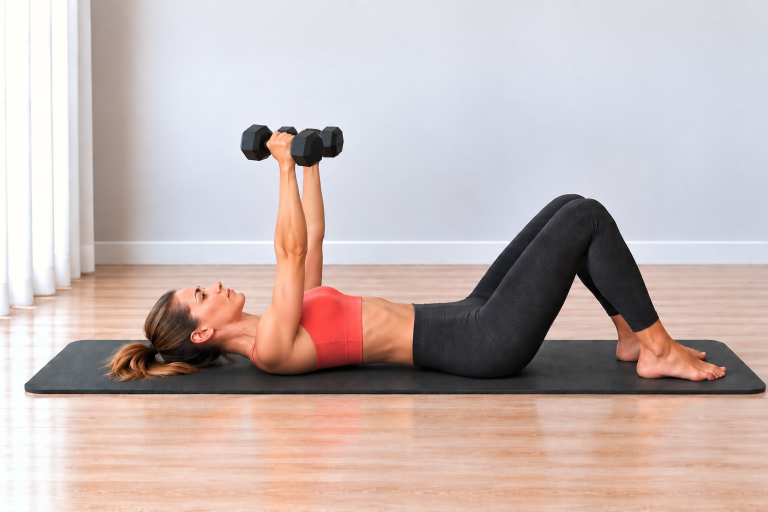
#> input picture Pilates Assets/02_Exercise_Cards/Chest Press/chest_press_hero.png, 1536 x 1024 px (shown at 1/2 size)
$ python build_chest_press_cards.py
#> lines starting #> are read from the running program, lines starting #| are printed output that depends on the picture; after the words box and inside, x2 and y2 are one past the last pixel; in counts of white or black regions, pixels touching at a corner belong together
from pathlib import Path
from PIL import Image, ImageDraw, ImageFont, ImageOps
import hashlib

ROOT = Path(__file__).resolve().parents[3]
FOLDER = ROOT / 'Pilates Assets' / '02_Exercise_Cards' / 'Chest Press'
START = FOLDER / 'chest_press_start.png'
HERO = FOLDER / 'chest_press_hero.png'
GUIDE = FOLDER / 'chest_press_guide_card_v01.png'
STEP = FOLDER / 'chest_press_step_by_step_v01.png'
BG=(244,251,250); CARD=(255,255,255); INK=(38,44,47); MUTED=(101,115,119); TEAL=(20,154,154); TEAL_D=(14,122,123); LINE=(210,232,230); SOFT=(231,247,246); WARN=(255,247,244); WARN_LINE=(242,220,216); WARN_ICON=(199,92,84)
FONT_DIR=Path(r'C:\Windows\Fonts')
GUIDE_HOW=[
('1','Lehni si na záda, pokrč kolena a chodidla polož na podložku. Činky drž u hrudníku.'),
('2','S výdechem vytlač činky nad hrudník. Zápěstí drž neutrálně a ramena daleko od uší.'),
('3','S nádechem vrať činky kontrolovaně k hrudníku a lokty pokrč přibližně do 90°.'),
]
GUIDE_WATCH='Neprohýbej bedra, nezvedej ramena k uším a neodrážej lokty od podložky.'
STEP_TEXTS=[
('KROK 1','VÝCHOZÍ POZICE',START,'Lehni si na záda, pokrč kolena a chodidla polož na podložku. Činky drž u hrudníku.'),
('KROK 2','TLAK NAHORU',HERO,'S výdechem vytlač činky nad hrudník. Zápěstí drž rovně, paže veď kontrolovaně a bedra nech klidně na podložce.'),
('KROK 3','KONTROLOVANÝ NÁVRAT',START,'S nádechem vrať činky k hrudníku. Lokty veď asi 45° od trupu a pohyb zastav lehkým dotykem paží o podložku.'),
]
STEP_WATCH='Pohyb veď z hrudníku a paží, ne z beder. Ramena nezvedej k uším, zápěstí nelámej a činky nepouštěj nekontrolovaně dolů.'

def sha256(path): return hashlib.sha256(path.read_bytes()).hexdigest()
def font(name,size):
    for c in (FONT_DIR/name,FONT_DIR/'arial.ttf',FONT_DIR/'segoeui.ttf'):
        if c.exists(): return ImageFont.truetype(str(c),size)
    return ImageFont.load_default()
F={'title':font('arialbd.ttf',46),'h2':font('arialbd.ttf',25),'h3':font('arialbd.ttf',20),'body':font('arial.ttf',22),'small':font('arial.ttf',17),'small_b':font('arialbd.ttf',17),'tiny':font('arial.ttf',14),'step_title':font('arialbd.ttf',38),'step_h':font('arialbd.ttf',24),'step_body':font('arial.ttf',23)}
def rounded(d,box,radius=28,fill=CARD,outline=LINE,width=2): d.rounded_rectangle(box,radius=radius,fill=fill,outline=outline,width=width)
def wrap_text(d,text,fnt,maxw):
    words=text.split(); lines=[]; cur=''
    for w in words:
        test=(cur+' '+w).strip()
        if d.textbbox((0,0),test,font=fnt)[2] <= maxw or not cur: cur=test
        else: lines.append(cur); cur=w
    if cur: lines.append(cur)
    return lines
def draw_wrapped(d,xy,text,fnt,fill,maxw,line_gap=7):
    x,y=xy
    for line in wrap_text(d,text,fnt,maxw):
        d.text((x,y),line,font=fnt,fill=fill); y += d.textbbox((0,0),line,font=fnt)[3]+line_gap
    return y
def fit_image(path,size): return ImageOps.fit(Image.open(path).convert('RGB'),size,method=Image.Resampling.LANCZOS,centering=(0.5,0.5))
def paste_round(base,im,box,radius=22):
    x1,y1,x2,y2=box; size=(x2-x1,y2-y1)
    if im.size != size: im=im.resize(size,Image.Resampling.LANCZOS)
    mask=Image.new('L',size,0); ImageDraw.Draw(mask).rounded_rectangle((0,0,size[0],size[1]),radius=radius,fill=255); base.paste(im,(x1,y1),mask)
def center_text(d,box,text,fnt,fill):
    x1,y1,x2,y2=box; b=d.textbbox((0,0),text,font=fnt); d.text((x1+(x2-x1-(b[2]-b[0]))/2,y1+(y2-y1-(b[3]-b[1]))/2-2),text,font=fnt,fill=fill)
def pill(d,xy,text,fnt,fill=SOFT,outline=LINE,txt=TEAL_D):
    x,y=xy; b=d.textbbox((0,0),text,font=fnt); px,py=16,8; box=(x,y,x+b[2]-b[0]+px*2,y+b[3]-b[1]+py*2)
    d.rounded_rectangle(box,radius=16,fill=fill,outline=outline,width=1); d.text((x+px,y+py-1),text,font=fnt,fill=txt); return box[2]+8
def draw_icon(d,center,kind,color=TEAL):
    x,y=center
    if kind=='breath': d.arc((x-8,y-8,x+8,y+8),25,320,fill=color,width=3); d.line((x+7,y-8,x+12,y-8,x+12,y-3),fill=color,width=3)
    elif kind=='focus': d.ellipse((x-8,y-8,x+8,y+8),outline=color,width=3); d.ellipse((x-3,y-3,x+3,y+3),fill=color)
    elif kind=='repeat': d.arc((x-9,y-7,x+9,y+7),200,20,fill=color,width=3); d.polygon([(x+8,y-8),(x+14,y-5),(x+9,y-1)],fill=color)
    elif kind=='warn': d.polygon([(x,y-10),(x-10,y+9),(x+10,y+9)],outline=color,width=3); d.line((x,y-3,x,y+3),fill=color,width=2); d.ellipse((x-1,y+6,x+1,y+8),fill=color)
def build_guide():
    img=Image.new('RGB',(780,1688),BG); d=ImageDraw.Draw(img)
    rounded(d,(34,34,746,132),28,CARD,LINE,2); d.text((62,56),'TLAKY S ČINKAMI VLEŽE',font=F['title'],fill=INK); draw_wrapped(d,(62,107),'Posiluje hrudník, ramena a tricepsy. Učí kontrolovaný tlak činek vleže.',F['tiny'],MUTED,650,2)
    x=62; x=pill(d,(x,142),'Lehké činky',F['small_b']); pill(d,(x,142),'Hrudník a paže',F['small_b'])
    rounded(d,(34,196,746,653),28,CARD,LINE,2); paste_round(img,fit_image(HERO,(680,393)),(50,218,730,611),22)
    mini_y,mini_w,mini_h,gap=675,218,146,22; xs=[34,34+mini_w+gap,34+2*(mini_w+gap)]; labels=[('START','Lokty pokrčené'),('TLAK','Činky nad hrudník'),('NÁVRAT','Kontroluj dolů')]
    for i,(x0,(label,caption),path) in enumerate(zip(xs,labels,[START,HERO,START]),1):
        rounded(d,(x0,mini_y,x0+mini_w,mini_y+mini_h+58),22,CARD,LINE,2); paste_round(img,fit_image(path,(mini_w-22,mini_h)),(x0+11,mini_y+10,x0+mini_w-11,mini_y+10+mini_h),16)
        d.ellipse((x0+15,mini_y+15,x0+43,mini_y+43),fill=TEAL); center_text(d,(x0+15,mini_y+15,x0+43,mini_y+43),str(i),F['tiny'],(255,255,255)); center_text(d,(x0+8,mini_y+mini_h+14,x0+mini_w-8,mini_y+mini_h+40),label,F['small_b'],INK); center_text(d,(x0+8,mini_y+mini_h+38,x0+mini_w-8,mini_y+mini_h+57),caption,F['tiny'],MUTED)
    info_y,box_w,box_h=915,218,142; info=[('breath','DECH','Výdech při vytlačení. Nádech při návratu.'),('focus','ZAMĚŘ SE','Zápěstí neutrální, ramena daleko od uší.'),('repeat','OPAKOVÁNÍ','Plynule podle dávky v tréninku.')]
    for x0,(kind,head,body) in zip(xs,info): rounded(d,(x0,info_y,x0+box_w,info_y+box_h),22,CARD,LINE,2); draw_icon(d,(x0+28,info_y+30),kind); d.text((x0+48,info_y+18),head,font=F['small_b'],fill=TEAL_D); draw_wrapped(d,(x0+18,info_y+56),body,F['small'],INK,box_w-36,4)
    rounded(d,(34,1090,746,1412),26,CARD,LINE,2); d.text((62,1120),'JAK PROVÉST',font=F['h2'],fill=INK); y=1165
    for number,text in GUIDE_HOW: d.ellipse((62,y+2,92,y+32),fill=SOFT,outline=LINE,width=1); center_text(d,(62,y+2,92,y+32),number,F['small_b'],TEAL_D); y=draw_wrapped(d,(106,y),text,F['body'],INK,590,7)+12
    rounded(d,(34,1440,746,1618),26,WARN,WARN_LINE,2); draw_icon(d,(64,1473),'warn',WARN_ICON); d.text((92,1457),'HLÍDEJ SI',font=F['h3'],fill=INK); draw_wrapped(d,(62,1500),GUIDE_WATCH,F['body'],INK,640,7); d.text((54,1640),'Moovka',font=F['tiny'],fill=MUTED); img.save(GUIDE)
def build_step():
    img=Image.new('RGB',(780,2280),BG); d=ImageDraw.Draw(img); rounded(d,(34,34,746,126),28,CARD,LINE,2); d.text((62,56),'Krok za krokem',font=F['step_title'],fill=INK); d.text((62,98),'TLAKY S ČINKAMI VLEŽE',font=F['small_b'],fill=TEAL_D); y=160
    for step_label,heading,photo,body in STEP_TEXTS:
        card_h=545; rounded(d,(34,y,746,y+card_h),28,CARD,LINE,2); d.rounded_rectangle((58,y+24,148,y+54),radius=15,fill=SOFT,outline=LINE,width=1); center_text(d,(58,y+24,148,y+54),step_label,F['small_b'],TEAL_D); d.text((62,y+72),heading,font=F['step_h'],fill=INK); paste_round(img,fit_image(photo,(656,352)),(62,y+114,718,y+466),22); body_y = y+464 if step_label == 'KROK 1' else y+484; draw_wrapped(d,(62,body_y),body,F['step_body'],INK,650,7); y += card_h+38
    rounded(d,(34,y,746,y+300),28,WARN,WARN_LINE,2); draw_icon(d,(66,y+45),'warn',WARN_ICON); d.text((98,y+28),'HLÍDEJ SI',font=F['step_h'],fill=INK); draw_wrapped(d,(62,y+82),STEP_WATCH,F['step_body'],INK,650,8); d.text((54,2240),'Moovka',font=F['tiny'],fill=MUTED); img.save(STEP)
def main():
    start_hash=sha256(START); hero_hash=sha256(HERO); build_guide(); build_step()
#> in build_guide, `img = Image.new('RGB', (780, 1688), BG)`:
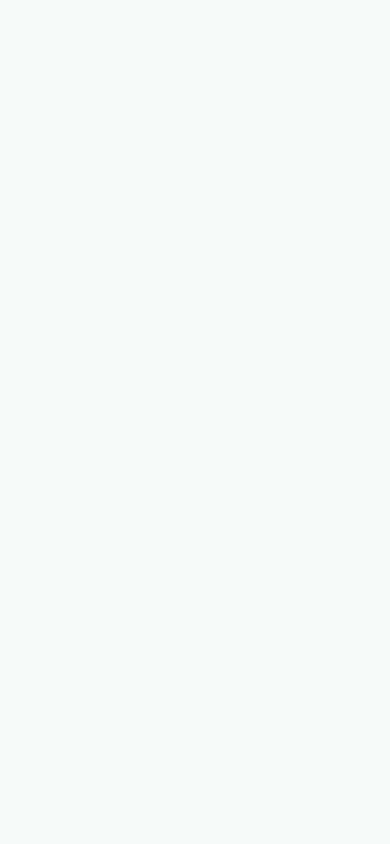
#> img: PIL image 780x1688 RGB (shown at 1/2 size); mean R, G, B 244, 251, 250
#> in build_guide, `x = pill(d, (x, 142), 'Lehké činky', F['small_b'])`: x = 161
#> in paste_round, `x1, y1, x2, y2 = box`: x1 = 50; y1 = 218; x2 = 730; y2 = 611
#> in paste_round, `size = (x2 - x1, y2 - y1)`: size = (680, 393)
#> in paste_round, `mask = Image.new('L', size, 0)`: mask: PIL image 680x393 L; every value is 0
#> in paste_round, `ImageDraw.Draw(mask).rounded_rectangle((0, 0, size[0], size[1]), radiu`:
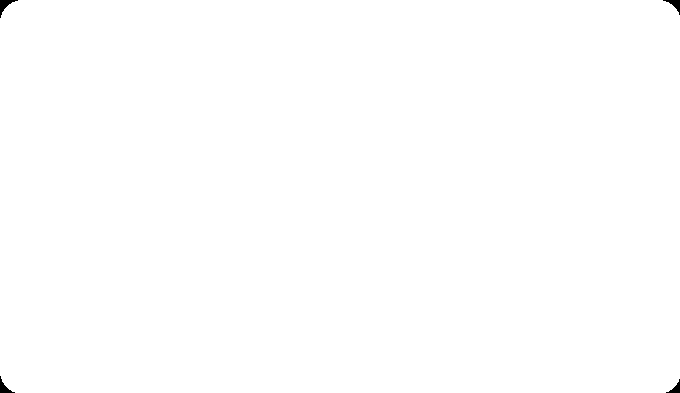
#> mask: PIL image 680x393 L; 99.9% white; 4 black regions, box (x1, y1, x2, y2) and area: (0, 0, 18, 18) 111, (663, 0, 680, 15) 93, (0, 376, 15, 393) 93, (666, 379, 680, 393) 76
#> call 2 of fit_image, with size = (196, 146)
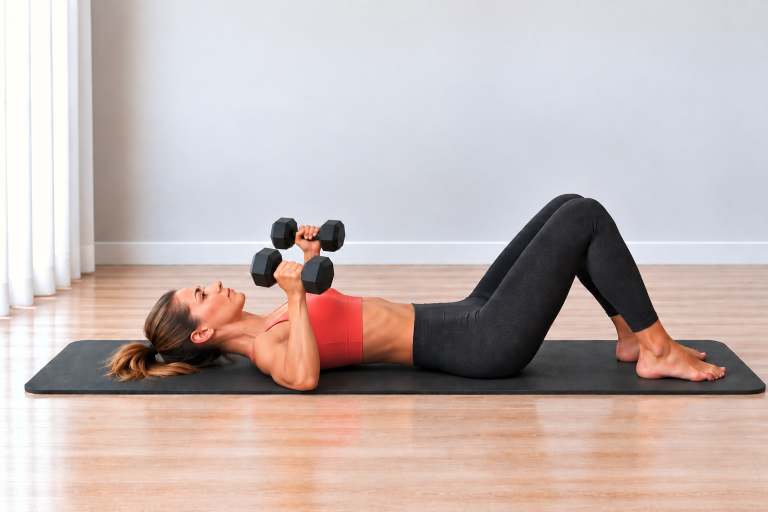
#> input picture Pilates Assets/02_Exercise_Cards/Chest Press/chest_press_start.png, 1536 x 1024 px (shown at 1/2 size)
#> in fit_image (call 2), `def fit_image(path,size): return ImageOps.fit(Image.open(path).convert..`:
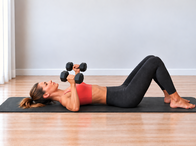
#> returned value: PIL image 196x146 RGB; mean R, G, B 193, 177.7, 174.7
#> call 2 of paste_round, with box = (45, 685, 241, 831), radius = 16
#> in paste_round (call 2), `x1, y1, x2, y2 = box`: x1 = 45; y1 = 685; x2 = 241; y2 = 831
#> in paste_round (call 2), `size = (x2 - x1, y2 - y1)`: size = (196, 146)
#> in paste_round (call 2), `mask = Image.new('L', size, 0)`: mask: PIL image 196x146 L; every value is 0
#> in paste_round (call 2), `ImageDraw.Draw(mask).rounded_rectangle((0, 0, size[0], size[1]), radiu`:
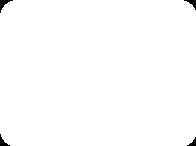
#> mask: PIL image 196x146 L; 99.3% white; 4 black regions, box (x1, y1, x2, y2) and area: (0, 0, 13, 13) 61, (184, 0, 196, 10) 48, (0, 134, 10, 146) 48, (187, 137, 196, 146) 36
#> the loop in build_guide, `for number,text in GUIDE_HOW: d.ellipse((62,y+2,92,y+32),fill=SOFT,out..` made 3 passes
#> y on passes 1 to 3: 1196, 1227, 1258
#> after the loop in build_guide, `for number,text in GUIDE_HOW: d.ellipse((62,y+2,92,y+32),fill=SOFT,out..`: y = 1258
#> in fit_image (call 5), `def fit_image(path,size): return ImageOps.fit(Image.open(path).convert..`:
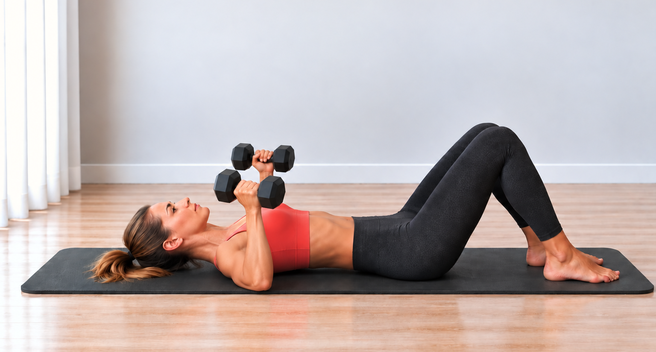
#> returned value: PIL image 656x352 RGB; mean R, G, B 189.4, 175.6, 173.7
#> in paste_round (call 5), `mask = Image.new('L', size, 0)`: mask: PIL image 656x352 L; every value is 0
#> in paste_round (call 5), `ImageDraw.Draw(mask).rounded_rectangle((0, 0, size[0], size[1]), radiu`: mask: PIL image 656x352 L; 99.8% white; 4 black regions, box (x1, y1, x2, y2) and area: (0, 0, 18, 18) 111, (639, 0, 656, 15) 93, (0, 335, 15, 352) 93, (642, 338, 656, 352) 76
#> in build_step, `rounded(d, (34, y, 746, y + 300), 28, WARN, WARN_LINE, 2)`:
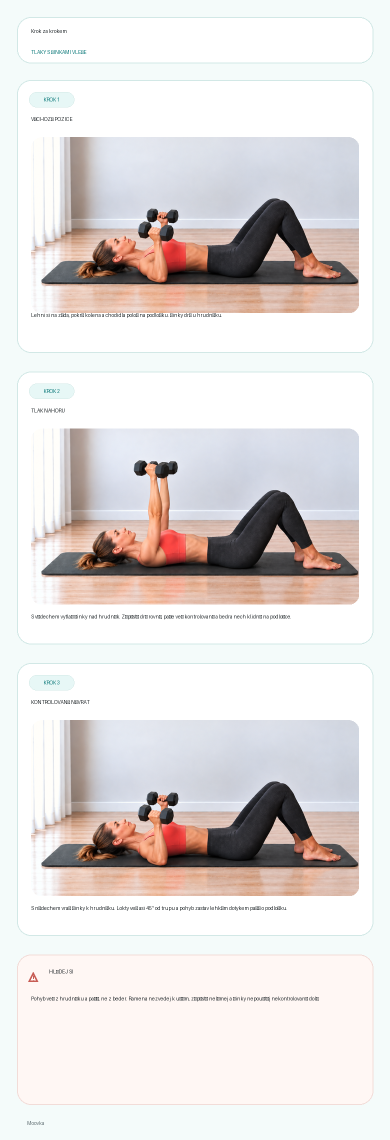
#> saved as chest_press_step_by_step_v01.png: PIL image 780x2280 RGB (shown at 1/2 size); mean R, G, B 226.2, 221.3, 220
    if sha256(START)!=start_hash or sha256(HERO)!=hero_hash: raise RuntimeError('Source START/HERO changed')
    for path, expected in ((GUIDE,(780,1688)),(STEP,(780,2280))):
        with Image.open(path) as im:
            if im.size != expected: raise RuntimeError(f'Unexpected export size for {path.name}: {im.size}')
    print(f'Exported {GUIDE.name} 780x1688'); print(f'Exported {STEP.name} 780x2280'); print('Source START/HERO unchanged')
if __name__ == '__main__': main()
